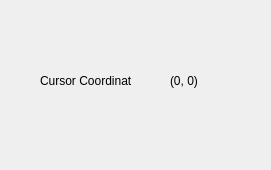
<?xml version="1.0" encoding="UTF-8"?>
<ui version="4.0">
 <class>Form</class>
 <widget class="QWidget" name="Form">
  <property name="geometry">
   <rect>
    <x>0</x>
    <y>0</y>
    <width>271</width>
    <height>170</height>
   </rect>
  </property>
  <property name="windowTitle">
   <string>Form</string>
  </property>
  <widget class="QLabel" name="label">
   <property name="geometry">
    <rect>
     <x>40</x>
     <y>70</y>
     <width>91</width>
     <height>21</height>
    </rect>
   </property>
   <property name="text">
    <string>Cursor Coordinate</string>
   </property>
  </widget>
  <widget class="QLabel" name="label_2">
   <property name="geometry">
    <rect>
     <x>170</x>
     <y>70</y>
     <width>31</width>
     <height>21</height>
    </rect>
   </property>
   <property name="text">
    <string>(0, 0)</string>
   </property>
  </widget>
 </widget>
 <resources/>
 <connections/>
</ui>
